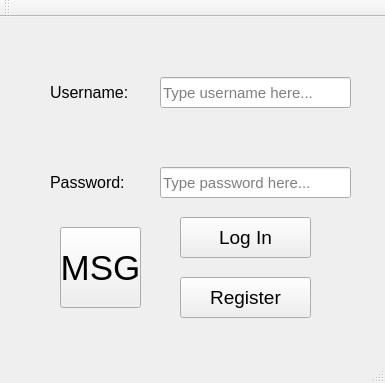
<?xml version="1.0" encoding="UTF-8"?>
<ui version="4.0">
 <class>MainWindow</class>
 <widget class="QMainWindow" name="MainWindow">
  <property name="geometry">
   <rect>
    <x>0</x>
    <y>0</y>
    <width>385</width>
    <height>383</height>
   </rect>
  </property>
  <property name="mouseTracking">
   <bool>false</bool>
  </property>
  <property name="windowTitle">
   <string>Login Project</string>
  </property>
  <property name="animated">
   <bool>true</bool>
  </property>
  <property name="documentMode">
   <bool>false</bool>
  </property>
  <property name="unifiedTitleAndToolBarOnMac">
   <bool>false</bool>
  </property>
  <widget class="QWidget" name="centralWidget">
   <widget class="QLabel" name="UserLabel">
    <property name="geometry">
     <rect>
      <x>50</x>
      <y>60</y>
      <width>91</width>
      <height>31</height>
     </rect>
    </property>
    <property name="font">
     <font>
      <pointsize>12</pointsize>
     </font>
    </property>
    <property name="text">
     <string>Username:</string>
    </property>
   </widget>
   <widget class="QLabel" name="PassLabel">
    <property name="geometry">
     <rect>
      <x>50</x>
      <y>150</y>
      <width>91</width>
      <height>31</height>
     </rect>
    </property>
    <property name="font">
     <font>
      <pointsize>12</pointsize>
     </font>
    </property>
    <property name="text">
     <string>Password:</string>
    </property>
   </widget>
   <widget class="QLabel" name="Label">
    <property name="geometry">
     <rect>
      <x>140</x>
      <y>110</y>
      <width>131</width>
      <height>41</height>
     </rect>
    </property>
    <property name="font">
     <font>
      <pointsize>16</pointsize>
     </font>
    </property>
    <property name="text">
     <string/>
    </property>
   </widget>
   <widget class="QLineEdit" name="UserEdit">
    <property name="geometry">
     <rect>
      <x>160</x>
      <y>60</y>
      <width>191</width>
      <height>31</height>
     </rect>
    </property>
    <property name="font">
     <font>
      <pointsize>11</pointsize>
     </font>
    </property>
    <property name="text">
     <string/>
    </property>
    <property name="maxLength">
     <number>12</number>
    </property>
    <property name="readOnly">
     <bool>false</bool>
    </property>
    <property name="placeholderText">
     <string>Type username here...</string>
    </property>
   </widget>
   <widget class="QLineEdit" name="PassEdit">
    <property name="geometry">
     <rect>
      <x>160</x>
      <y>150</y>
      <width>191</width>
      <height>31</height>
     </rect>
    </property>
    <property name="font">
     <font>
      <pointsize>11</pointsize>
     </font>
    </property>
    <property name="maxLength">
     <number>12</number>
    </property>
    <property name="echoMode">
     <enum>QLineEdit::Password</enum>
    </property>
    <property name="placeholderText">
     <string>Type password here...</string>
    </property>
   </widget>
   <widget class="QPushButton" name="LogIn">
    <property name="geometry">
     <rect>
      <x>180</x>
      <y>200</y>
      <width>131</width>
      <height>41</height>
     </rect>
    </property>
    <property name="font">
     <font>
      <pointsize>14</pointsize>
     </font>
    </property>
    <property name="text">
     <string>Log In</string>
    </property>
   </widget>
   <widget class="QPushButton" name="pushButton">
    <property name="geometry">
     <rect>
      <x>60</x>
      <y>210</y>
      <width>81</width>
      <height>81</height>
     </rect>
    </property>
    <property name="font">
     <font>
      <pointsize>26</pointsize>
     </font>
    </property>
    <property name="text">
     <string>MSG</string>
    </property>
   </widget>
   <widget class="QPushButton" name="Register">
    <property name="geometry">
     <rect>
      <x>180</x>
      <y>260</y>
      <width>131</width>
      <height>41</height>
     </rect>
    </property>
    <property name="font">
     <font>
      <pointsize>14</pointsize>
     </font>
    </property>
    <property name="text">
     <string>Register</string>
    </property>
   </widget>
  </widget>
  <widget class="QMenuBar" name="menuBar">
   <property name="geometry">
    <rect>
     <x>0</x>
     <y>0</y>
     <width>385</width>
     <height>21</height>
    </rect>
   </property>
  </widget>
  <widget class="QToolBar" name="mainToolBar">
   <attribute name="toolBarArea">
    <enum>TopToolBarArea</enum>
   </attribute>
   <attribute name="toolBarBreak">
    <bool>false</bool>
   </attribute>
  </widget>
  <widget class="QStatusBar" name="statusBar"/>
 </widget>
 <layoutdefault spacing="6" margin="11"/>
 <resources/>
 <connections/>
</ui>
